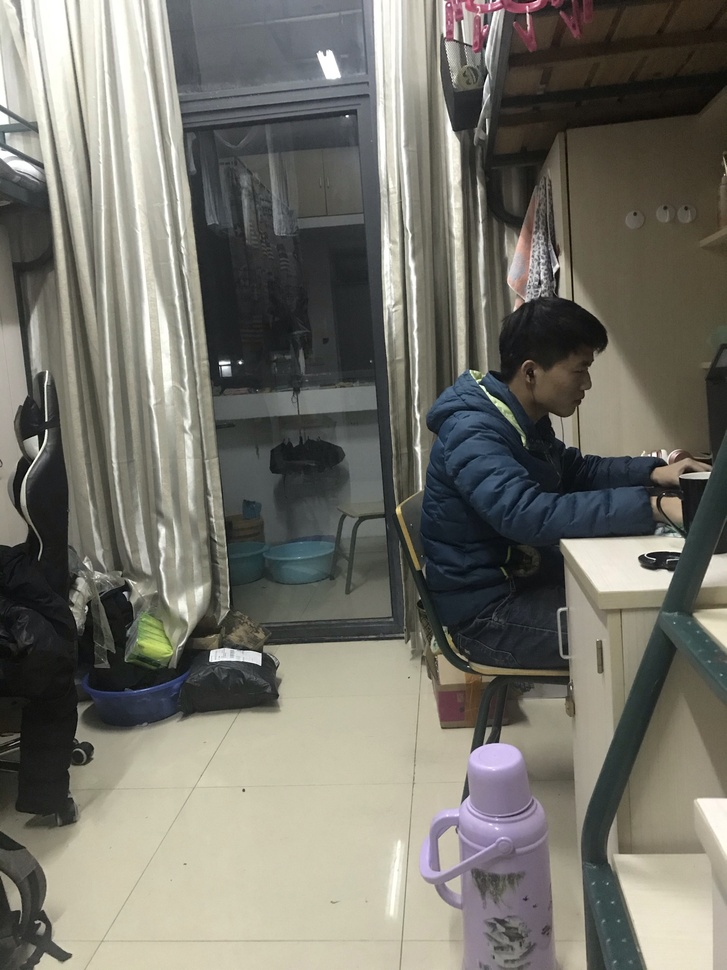
#> input picture 机器学习实验/实验程序及数据/material/Room/IMG_0077.JPEG, 727 x 970 px, shrunk from 1536 x 2048 before the run, found by its file name
$ python OpenCVStitch.py ../../../../material/Room
#> lines starting #> are read from the running program, lines starting #| are printed output that depends on the picture
import numpy as np
import cv2 as cv
from matplotlib import pyplot as plt
import sys
import os

if __name__ == '__main__':
    print("Photo_Combine_Core V1.0\n")
    top, bot, left, right = 100, 100, 0, 500

    if(len(sys.argv)<2):
        filepath1=input("please input the first filepath")
        filepath2=input("please input the second filepath")
    else:
        img_dir = str(sys.argv[1])

        names = os.listdir(img_dir)


        filepath1=img_dir + '\\' + names[0]
        filepath2=img_dir + '\\' + names[1]

    img1 = cv.imread(filepath1)
#> img1 is the input picture: shape (970, 727, 3); mean B, G, R 105.8, 114.5, 115.9
    img2 = cv.imread(filepath2)
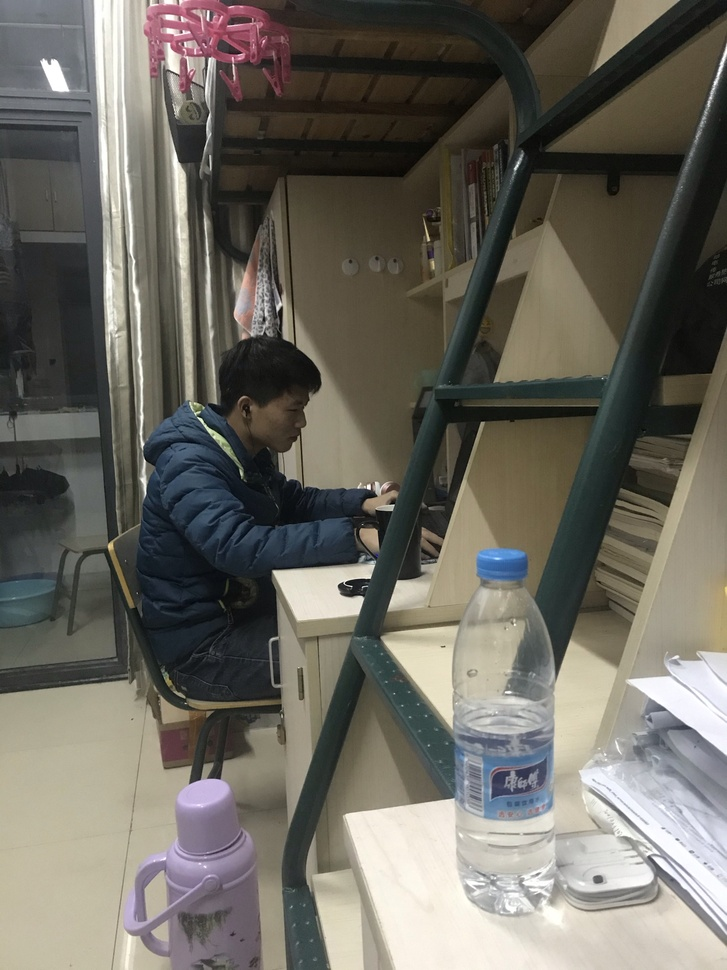
#> input picture 机器学习实验/实验程序及数据/material/Room/IMG_0078.JPEG, 727 x 970 px, shrunk from 1536 x 2048 before the run, found by its file name
#> img2 is the input picture: shape (970, 727, 3); mean B, G, R 96.2, 104.8, 107.8
    srcImg = cv.copyMakeBorder(img1, top, bot, left, right, cv.BORDER_CONSTANT, value=(0, 0, 0))
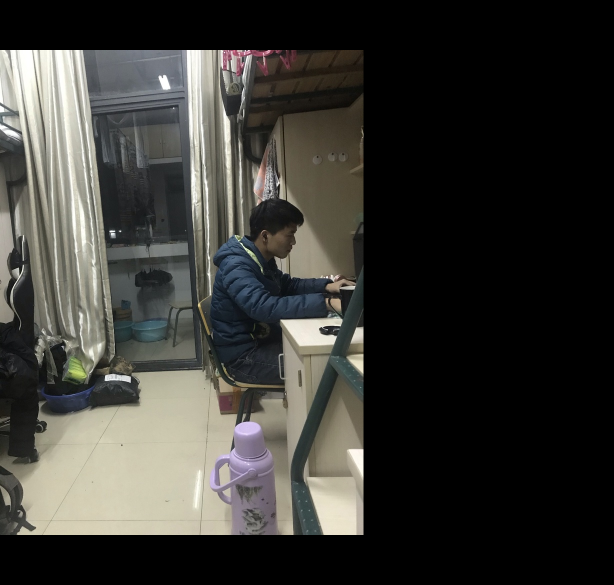
#> srcImg: shape (1170, 1227, 3) (shown at 1/2 size); mean B, G, R 52, 56.2, 56.9
    testImg = cv.copyMakeBorder(img2, top, bot, left, right, cv.BORDER_CONSTANT, value=(0, 0, 0))
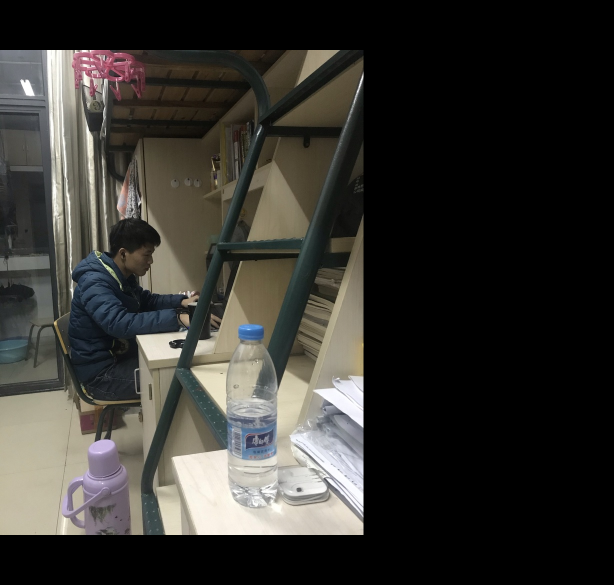
#> testImg: shape (1170, 1227, 3) (shown at 1/2 size); mean B, G, R 47.3, 51.5, 53
    img1gray = cv.cvtColor(srcImg, cv.COLOR_BGR2GRAY)
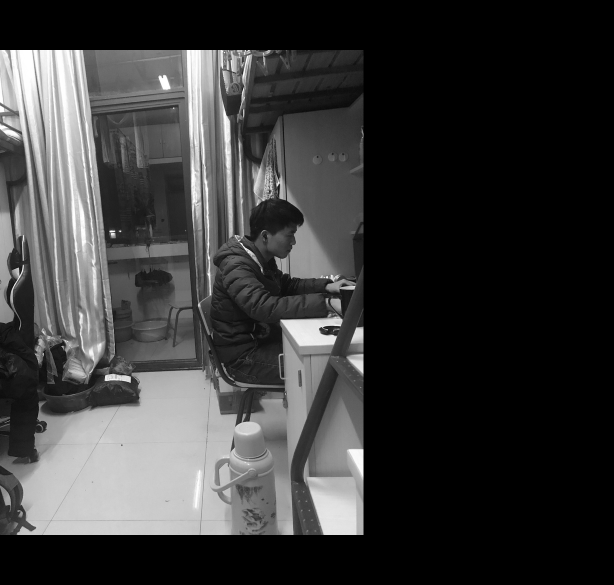
#> img1gray: shape (1170, 1227) (shown at 1/2 size); min 0, max 255, mean 56
    img2gray = cv.cvtColor(testImg, cv.COLOR_BGR2GRAY)
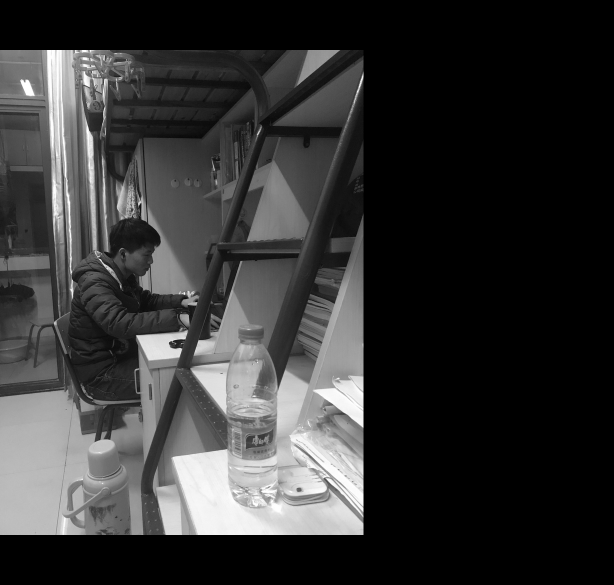
#> img2gray: shape (1170, 1227) (shown at 1/2 size); min 0, max 255, mean 51.5
#> (the run stopped early here; a loop or call above may not have finished)
